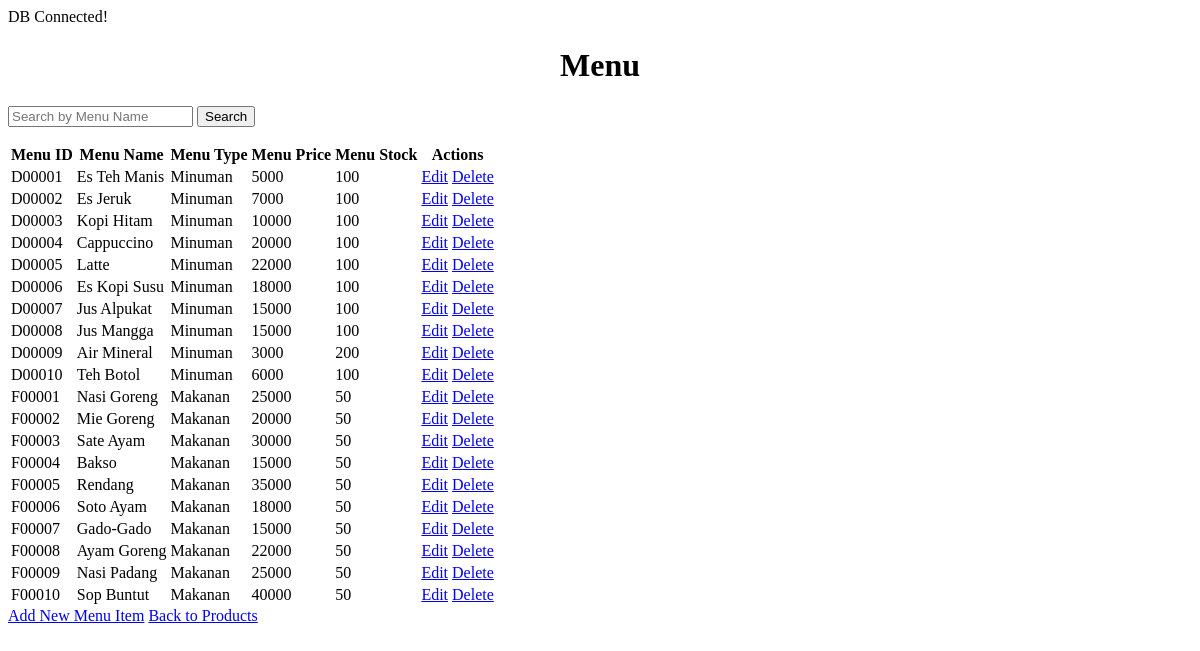
/sources/products/menu/index.php, run on the app's committed database.
### tables this page shows
CREATE TABLE Menu (
        MenuId char(6)  NOT NULL,
        MenuName varchar(100)  NOT NULL,
        MenuType varchar(20)  NOT NULL,
        MenuPrice int  NOT NULL,
        MenuStock int  NOT NULL,
        CONSTRAINT Menu_pk PRIMARY KEY (MenuId)
    );

### sources/products/menu/index.php (the view, shortened to what this page needs)
<?php
include '../../../service/db.php';
$searchTerm = isset($_GET['q']) ? $_GET['q'] : '';
if ($searchTerm) {
    $sql = 'SELECT * FROM Menu WHERE MenuName LIKE ?';
    $statement = $pdo->prepare($sql);
    $statement->execute(['%' . $searchTerm . '%']);
    $items = $statement->fetchAll();
} else {
    $sql = 'SELECT * FROM Menu';
    $statement = $pdo->prepare($sql);
    $statement->execute();
    $items = $statement->fetchAll();
}
?>
<!DOCTYPE html>
<html lang="en">
<head>
    <link rel="stylesheet" href="../../css/styles.css">
</head>
<body>
    <h1>Menu</h1>
    <form action="index.php" method="GET">
        <input type="text" name="q" placeholder="Search by Menu Name" value="<?= htmlspecialchars($searchTerm) ?>">
        <button type="submit">Search</button>
    </form>
    <table>
        <tr>
            <th>Menu ID</th>
            <th>Menu Name</th>
            <th>Menu Type</th>
            <th>Menu Price</th>
            <th>Menu Stock</th>
            <th>Actions</th>
        </tr>
        <?php foreach ($items as $item): ?>
        <tr>
            <td><?= htmlspecialchars($item['MenuId']) ?></td>
            <td><?= htmlspecialchars($item['MenuName']) ?></td>
            <td><?= htmlspecialchars($item['MenuType']) ?></td>
            <td><?= htmlspecialchars($item['MenuPrice']) ?></td>
            <td><?= htmlspecialchars($item['MenuStock']) ?></td>
            <td>
                <a href="edit.php?id=<?= htmlspecialchars($item['MenuId']) ?>">Edit</a>
                <a href="index.php?delete_id=<?= htmlspecialchars($item['MenuId']) ?>" onclick="return confirm('Are you sure you want to delete this menu item?')">Delete</a>
            </td>
        </tr>
        <?php endforeach; ?>
    </table>
    <a href="add.php">Add New Menu Item</a>
    <a href="../products.php">Back to Products</a>
</body>
</html>

### styles.css (style rules this page uses)
h1 { text-align: center; }

### data on the page
menu: MenuId "D00001", MenuName "Es Teh Manis", MenuType "Minuman", MenuPrice "5000", MenuStock "100"
menu: MenuId "D00002", MenuName "Es Jeruk", MenuType "Minuman", MenuPrice "7000", MenuStock "100"
menu: MenuId "D00003", MenuName "Kopi Hitam", MenuType "Minuman", MenuPrice "10000", MenuStock "100"
menu: MenuId "D00004", MenuName "Cappuccino", MenuType "Minuman", MenuPrice "20000", MenuStock "100"
menu: MenuId "D00005", MenuName "Latte", MenuType "Minuman", MenuPrice "22000", MenuStock "100"
menu: MenuId "D00006", MenuName "Es Kopi Susu", MenuType "Minuman", MenuPrice "18000", MenuStock "100"
menu: MenuId "D00007", MenuName "Jus Alpukat", MenuType "Minuman", MenuPrice "15000", MenuStock "100"
menu: MenuId "D00008", MenuName "Jus Mangga", MenuType "Minuman", MenuPrice "15000", MenuStock "100"
menu: MenuId "D00009", MenuName "Air Mineral", MenuType "Minuman", MenuPrice "3000", MenuStock "200"
menu: MenuId "D00010", MenuName "Teh Botol", MenuType "Minuman", MenuPrice "6000", MenuStock "100"
menu: MenuId "F00001", MenuName "Nasi Goreng", MenuType "Makanan", MenuPrice "25000", MenuStock "50"
menu: MenuId "F00002", MenuName "Mie Goreng", MenuType "Makanan", MenuPrice "20000", MenuStock "50"
menu: MenuId "F00003", MenuName "Sate Ayam", MenuType "Makanan", MenuPrice "30000", MenuStock "50"
menu: MenuId "F00004", MenuName "Bakso", MenuType "Makanan", MenuPrice "15000", MenuStock "50"
menu: MenuId "F00005", MenuName "Rendang", MenuType "Makanan", MenuPrice "35000", MenuStock "50"
menu: MenuId "F00006", MenuName "Soto Ayam", MenuType "Makanan", MenuPrice "18000", MenuStock "50"
menu: MenuId "F00007", MenuName "Gado-Gado", MenuType "Makanan", MenuPrice "15000", MenuStock "50"
menu: MenuId "F00008", MenuName "Ayam Goreng", MenuType "Makanan", MenuPrice "22000", MenuStock "50"
menu: MenuId "F00009", MenuName "Nasi Padang", MenuType "Makanan", MenuPrice "25000", MenuStock "50"
menu: MenuId "F00010", MenuName "Sop Buntut", MenuType "Makanan", MenuPrice "40000", MenuStock "50"
